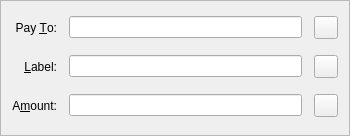
<?xml version="1.0" encoding="UTF-8"?>
<ui version="4.0">
 <class>SendCoinsEntry</class>
 <widget class="QFrame" name="SendCoinsEntry">
  <property name="geometry">
   <rect>
    <x>0</x>
    <y>0</y>
    <width>350</width>
    <height>136</height>
   </rect>
  </property>
  <property name="windowTitle">
   <string>Form</string>
  </property>
  <property name="frameShape">
   <enum>QFrame::StyledPanel</enum>
  </property>
  <property name="frameShadow">
   <enum>QFrame::Sunken</enum>
  </property>
  <layout class="QGridLayout" name="gridLayout">
   <property name="spacing">
    <number>12</number>
   </property>
   <item row="3" column="0">
    <widget class="QLabel" name="label_2">
     <property name="text">
      <string>Pay &amp;To:</string>
     </property>
     <property name="alignment">
      <set>Qt::AlignRight|Qt::AlignTrailing|Qt::AlignVCenter</set>
     </property>
     <property name="buddy">
      <cstring>payTo</cstring>
     </property>
    </widget>
   </item>
   <item row="8" column="0">
    <widget class="QLabel" name="label">
     <property name="text">
      <string>A&amp;mount:</string>
     </property>
     <property name="alignment">
      <set>Qt::AlignRight|Qt::AlignTrailing|Qt::AlignVCenter</set>
     </property>
     <property name="buddy">
      <cstring>payAmount</cstring>
     </property>
    </widget>
   </item>
   <item row="5" column="0">
    <widget class="QLabel" name="label_4">
     <property name="text">
      <string>&amp;Label:</string>
     </property>
     <property name="alignment">
      <set>Qt::AlignRight|Qt::AlignTrailing|Qt::AlignVCenter</set>
     </property>
     <property name="buddy">
      <cstring>addAsLabel</cstring>
     </property>
    </widget>
   </item>
   <item row="5" column="1">
    <layout class="QHBoxLayout" name="horizontalLayout_2">
     <item>
      <widget class="QValidatedLineEdit" name="addAsLabel">
       <property name="toolTip">
        <string>Enter a label for this address to add it to your address book</string>
       </property>
      </widget>
     </item>
     <item>
      <widget class="QToolButton" name="addressBookButton">
       <property name="toolTip">
        <string>Choose address from address book</string>
       </property>
       <property name="text">
        <string/>
       </property>
       <property name="icon">
        <iconset resource="../bitcoin.qrc">
         <normaloff>:/icons/address-book</normaloff>:/icons/address-book</iconset>
       </property>
       <property name="shortcut">
        <string>Alt+A</string>
       </property>
      </widget>
     </item>
    </layout>
   </item>
   <item row="8" column="1">
    <layout class="QHBoxLayout" name="horizontalLayout">
     <item>
      <widget class="BitcoinAmountField" name="payAmount">
       <zorder>deleteButton</zorder>
       <zorder>deleteButton</zorder>
       <zorder>deleteButton</zorder>
       <zorder>deleteButton</zorder>
       <zorder>deleteButton</zorder>
      </widget>
     </item>
     <item>
      <widget class="QToolButton" name="deleteButton">
       <property name="toolTip">
        <string>Remove this recipient</string>
       </property>
       <property name="text">
        <string/>
       </property>
       <property name="icon">
        <iconset resource="../bitcoin.qrc">
         <normaloff>:/icons/remove</normaloff>:/icons/remove</iconset>
       </property>
      </widget>
     </item>
    </layout>
   </item>
   <item row="3" column="1">
    <layout class="QHBoxLayout" name="payToLayout">
     <item>
      <widget class="QValidatedLineEdit" name="payTo">
       <property name="toolTip">
        <string>The address to send the payment to (e.g. BG7PTjkwkjbmB4wMvYiYgMjWDiCBApudM8)</string>
       </property>
       <property name="maxLength">
        <number>80</number>
       </property>
      </widget>
     </item>
     <item>
      <widget class="QToolButton" name="pasteButton">
       <property name="toolTip">
        <string>Paste address from clipboard</string>
       </property>
       <property name="text">
        <string/>
       </property>
       <property name="icon">
        <iconset resource="../bitcoin.qrc">
         <normaloff>:/icons/editpaste</normaloff>:/icons/editpaste</iconset>
       </property>
       <property name="shortcut">
        <string>Alt+P</string>
       </property>
      </widget>
     </item>
    </layout>
   </item>
  </layout>
 </widget>
 <customwidgets>
  <customwidget>
   <class>QValidatedLineEdit</class>
   <extends>QLineEdit</extends>
   <header>qvalidatedlineedit.h</header>
  </customwidget>
  <customwidget>
   <class>BitcoinAmountField</class>
   <extends>QLineEdit</extends>
   <header>bitcoinamountfield.h</header>
   <container>1</container>
  </customwidget>
 </customwidgets>
 <resources>
  <include location="../bitcoin.qrc"/>
 </resources>
 <connections/>
</ui>
